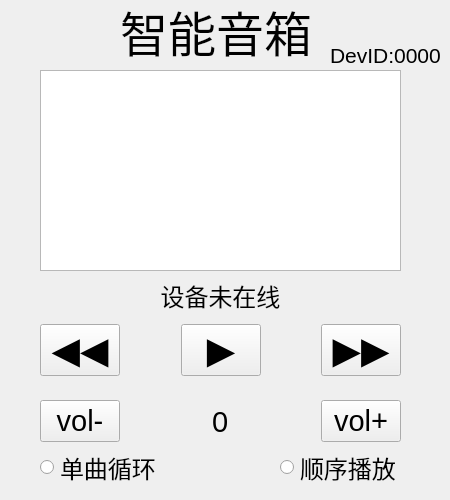
<?xml version="1.0" encoding="UTF-8"?>
<ui version="4.0">
 <class>Player</class>
 <widget class="QWidget" name="Player">
  <property name="geometry">
   <rect>
    <x>0</x>
    <y>0</y>
    <width>450</width>
    <height>500</height>
   </rect>
  </property>
  <property name="minimumSize">
   <size>
    <width>450</width>
    <height>500</height>
   </size>
  </property>
  <property name="maximumSize">
   <size>
    <width>450</width>
    <height>500</height>
   </size>
  </property>
  <property name="windowTitle">
   <string>智能音箱</string>
  </property>
  <widget class="QListWidget" name="music_listWidget">
   <property name="geometry">
    <rect>
     <x>40</x>
     <y>70</y>
     <width>361</width>
     <height>201</height>
    </rect>
   </property>
  </widget>
  <widget class="QLabel" name="label_4">
   <property name="geometry">
    <rect>
     <x>120</x>
     <y>-20</y>
     <width>191</width>
     <height>101</height>
    </rect>
   </property>
   <property name="font">
    <font>
     <family>Arial</family>
     <pointsize>36</pointsize>
    </font>
   </property>
   <property name="text">
    <string>智能音箱</string>
   </property>
  </widget>
  <widget class="QLabel" name="deviceid_label">
   <property name="geometry">
    <rect>
     <x>330</x>
     <y>40</y>
     <width>121</width>
     <height>30</height>
    </rect>
   </property>
   <property name="font">
    <font>
     <family>Arial</family>
     <pointsize>16</pointsize>
    </font>
   </property>
   <property name="text">
    <string>DevID:0000</string>
   </property>
  </widget>
  <widget class="QLabel" name="current_music_label">
   <property name="geometry">
    <rect>
     <x>40</x>
     <y>280</y>
     <width>361</width>
     <height>30</height>
    </rect>
   </property>
   <property name="font">
    <font>
     <family>Arial</family>
     <pointsize>18</pointsize>
    </font>
   </property>
   <property name="text">
    <string>设备未在线</string>
   </property>
   <property name="alignment">
    <set>Qt::AlignCenter</set>
   </property>
  </widget>
  <widget class="QWidget" name="">
   <property name="geometry">
    <rect>
     <x>40</x>
     <y>320</y>
     <width>361</width>
     <height>61</height>
    </rect>
   </property>
   <layout class="QHBoxLayout" name="horizontalLayout">
    <item>
     <widget class="QPushButton" name="prev_button">
      <property name="font">
       <font>
        <family>Arial</family>
        <pointsize>28</pointsize>
       </font>
      </property>
      <property name="text">
       <string>◀◀</string>
      </property>
     </widget>
    </item>
    <item>
     <spacer name="horizontalSpacer">
      <property name="orientation">
       <enum>Qt::Horizontal</enum>
      </property>
      <property name="sizeHint" stdset="0">
       <size>
        <width>40</width>
        <height>20</height>
       </size>
      </property>
     </spacer>
    </item>
    <item>
     <widget class="QPushButton" name="play_button">
      <property name="font">
       <font>
        <family>Arial</family>
        <pointsize>28</pointsize>
       </font>
      </property>
      <property name="text">
       <string>▶</string>
      </property>
     </widget>
    </item>
    <item>
     <spacer name="horizontalSpacer_2">
      <property name="orientation">
       <enum>Qt::Horizontal</enum>
      </property>
      <property name="sizeHint" stdset="0">
       <size>
        <width>40</width>
        <height>20</height>
       </size>
      </property>
     </spacer>
    </item>
    <item>
     <widget class="QPushButton" name="next_button">
      <property name="font">
       <font>
        <family>Arial</family>
        <pointsize>28</pointsize>
       </font>
      </property>
      <property name="text">
       <string>▶▶</string>
      </property>
     </widget>
    </item>
   </layout>
  </widget>
  <widget class="QWidget" name="">
   <property name="geometry">
    <rect>
     <x>40</x>
     <y>400</y>
     <width>361</width>
     <height>43</height>
    </rect>
   </property>
   <layout class="QHBoxLayout" name="horizontalLayout_2">
    <item>
     <widget class="QPushButton" name="volsub_button">
      <property name="font">
       <font>
        <family>Arial</family>
        <pointsize>22</pointsize>
       </font>
      </property>
      <property name="text">
       <string>vol-</string>
      </property>
     </widget>
    </item>
    <item>
     <spacer name="horizontalSpacer_3">
      <property name="orientation">
       <enum>Qt::Horizontal</enum>
      </property>
      <property name="sizeHint" stdset="0">
       <size>
        <width>40</width>
        <height>20</height>
       </size>
      </property>
     </spacer>
    </item>
    <item>
     <widget class="QLabel" name="vol_label">
      <property name="font">
       <font>
        <family>Arial</family>
        <pointsize>22</pointsize>
       </font>
      </property>
      <property name="text">
       <string>0</string>
      </property>
     </widget>
    </item>
    <item>
     <spacer name="horizontalSpacer_4">
      <property name="orientation">
       <enum>Qt::Horizontal</enum>
      </property>
      <property name="sizeHint" stdset="0">
       <size>
        <width>40</width>
        <height>20</height>
       </size>
      </property>
     </spacer>
    </item>
    <item>
     <widget class="QPushButton" name="voladd_button">
      <property name="font">
       <font>
        <family>Arial</family>
        <pointsize>22</pointsize>
       </font>
      </property>
      <property name="text">
       <string>vol+</string>
      </property>
     </widget>
    </item>
   </layout>
  </widget>
  <widget class="QWidget" name="">
   <property name="geometry">
    <rect>
     <x>40</x>
     <y>450</y>
     <width>361</width>
     <height>35</height>
    </rect>
   </property>
   <layout class="QHBoxLayout" name="horizontalLayout_3">
    <item>
     <widget class="QRadioButton" name="single_radioButton">
      <property name="font">
       <font>
        <family>Arial</family>
        <pointsize>18</pointsize>
       </font>
      </property>
      <property name="text">
       <string>单曲循环</string>
      </property>
     </widget>
    </item>
    <item>
     <spacer name="horizontalSpacer_5">
      <property name="orientation">
       <enum>Qt::Horizontal</enum>
      </property>
      <property name="sizeHint" stdset="0">
       <size>
        <width>40</width>
        <height>20</height>
       </size>
      </property>
     </spacer>
    </item>
    <item>
     <widget class="QRadioButton" name="order_radioButton">
      <property name="font">
       <font>
        <family>Arial</family>
        <pointsize>18</pointsize>
       </font>
      </property>
      <property name="text">
       <string>顺序播放</string>
      </property>
     </widget>
    </item>
   </layout>
  </widget>
 </widget>
 <resources/>
 <connections/>
</ui>
